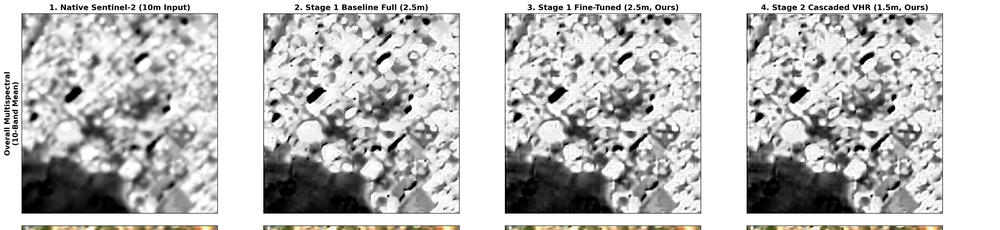
#> input picture scratch/row1_im1.png, 1000 x 230 px, shrunk from 4674 x 1076 before the run, found by its file name
$ python inspect_row1.py
#> lines starting #> are read from the running program, lines starting #| are printed output that depends on the picture
from PIL import Image
import numpy as np
import cv2
import matplotlib.pyplot as plt

im = Image.open('scratch/row1_im1.png')
#> im is the input picture: PIL image 1000x230 RGBA; mean R, G, B, A 189.8, 189.5, 189, 255
print("Row 1 image size:", im.size)
#| Row 1 image size: (1000, 230)
arr = np.array(im)[:, :, :3]
h, w, _ = arr.shape
#> h = 230; w = 1000
pw = w // 4
#> pw = 250

p1_native = arr[:, :pw]
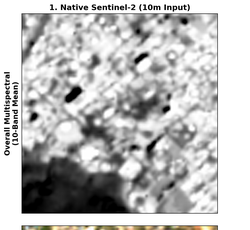
#> p1_native: shape (230, 250, 3); mean R, G, B 189, 188.8, 188.2
p2_base = arr[:, pw:2*pw]
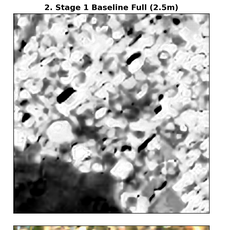
#> p2_base: shape (230, 250, 3); mean R, G, B 191.1, 190.9, 190.3
p3_s1 = arr[:, 2*pw:3*pw]
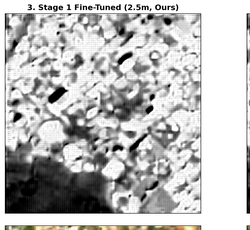
#> p3_s1: shape (230, 250, 3); mean R, G, B 188.5, 188.3, 187.7
p4_vhr = arr[:, 3*pw:]
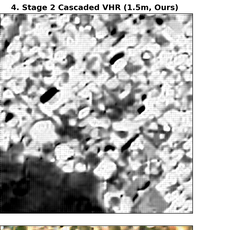
#> p4_vhr: shape (230, 250, 3); mean R, G, B 190.4, 190.2, 189.6

print("Panels extracted:", p1_native.shape, p2_base.shape, p3_s1.shape, p4_vhr.shape)
#| Panels extracted: (230, 250, 3) (230, 250, 3) (230, 250, 3) (230, 250, 3)

$ run again, with scratch/band_color_verification.png copied over scratch/row1_im1.png
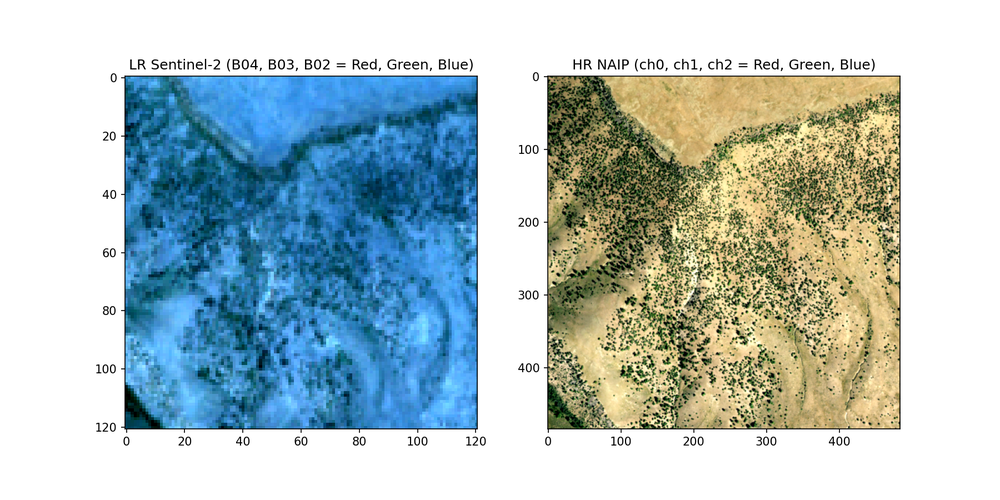
#> input picture scratch/band_color_verification.png, 1000 x 500 px, shrunk from 1800 x 900 before the run, found by its file name
#> im is the input picture: PIL image 1000x500 RGBA; mean R, G, B, A 178.7, 195.4, 196.6, 255
#| Row 1 image size: (1000, 500)
#> `p3_s1 = arr[:, 2*pw:3*pw]`:
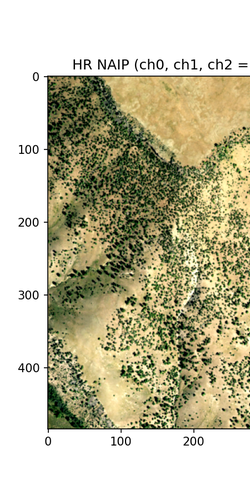
#> p3_s1: shape (500, 250, 3); mean R, G, B 193.7, 189.4, 161.9
#> `p4_vhr = arr[:, 3*pw:]`:
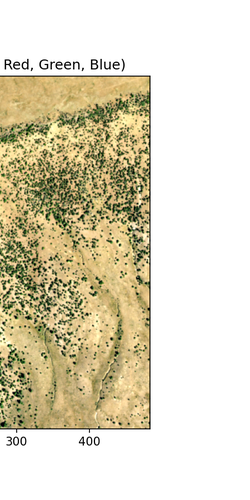
#> p4_vhr: shape (500, 250, 3); mean R, G, B 222.7, 215.9, 192.9
#| Panels extracted: (500, 250, 3) (500, 250, 3) (500, 250, 3) (500, 250, 3)

$ run again, with scratch/band_swap_proof.png copied over scratch/row1_im1.png
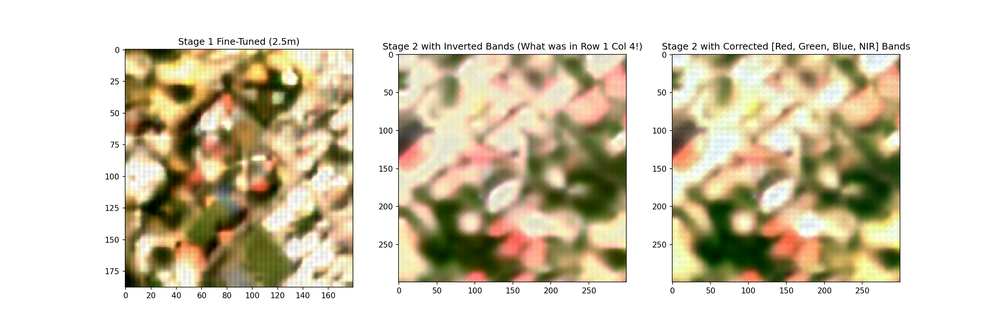
#> input picture scratch/band_swap_proof.png, 1000 x 333 px, shrunk from 2700 x 900 before the run, found by its file name
#> im is the input picture: PIL image 1000x333 RGBA; mean R, G, B, A 214.6, 206.3, 185.6, 255
#| Row 1 image size: (1000, 333)
#> `p3_s1 = arr[:, 2*pw:3*pw]`:
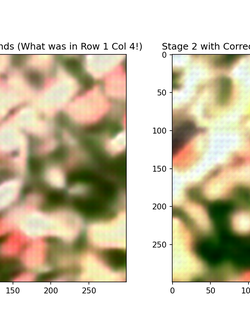
#> p3_s1: shape (333, 250, 3); mean R, G, B 208.4, 199.6, 177.2
#> `p4_vhr = arr[:, 3*pw:]`:
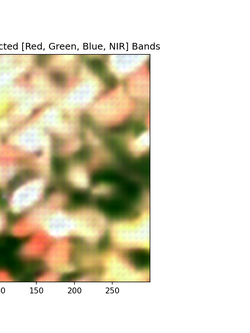
#> p4_vhr: shape (333, 250, 3); mean R, G, B 221.7, 214.9, 195.4
#| Panels extracted: (333, 250, 3) (333, 250, 3) (333, 250, 3) (333, 250, 3)

$ run again, with scratch/bilateral_anti_mesh_proof.png copied over scratch/row1_im1.png
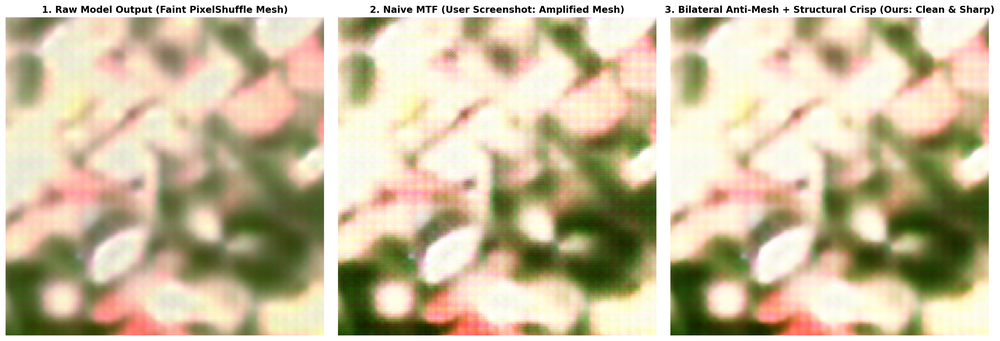
#> input picture scratch/bilateral_anti_mesh_proof.png, 1000 x 341 px, shrunk from 3580 x 1222 before the run, found by its file name
#> im is the input picture: PIL image 1000x341 RGBA; mean R, G, B, A 201.3, 188.8, 158.3, 255
#| Row 1 image size: (1000, 341)
#> `p3_s1 = arr[:, 2*pw:3*pw]`:
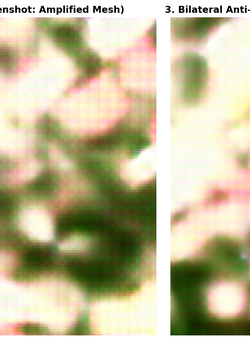
#> p3_s1: shape (341, 250, 3); mean R, G, B 195.4, 187.4, 153
#> `p4_vhr = arr[:, 3*pw:]`:
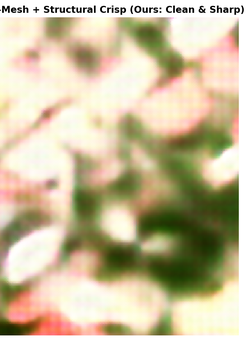
#> p4_vhr: shape (341, 250, 3); mean R, G, B 202.7, 189.8, 157.9
#| Panels extracted: (341, 250, 3) (341, 250, 3) (341, 250, 3) (341, 250, 3)
